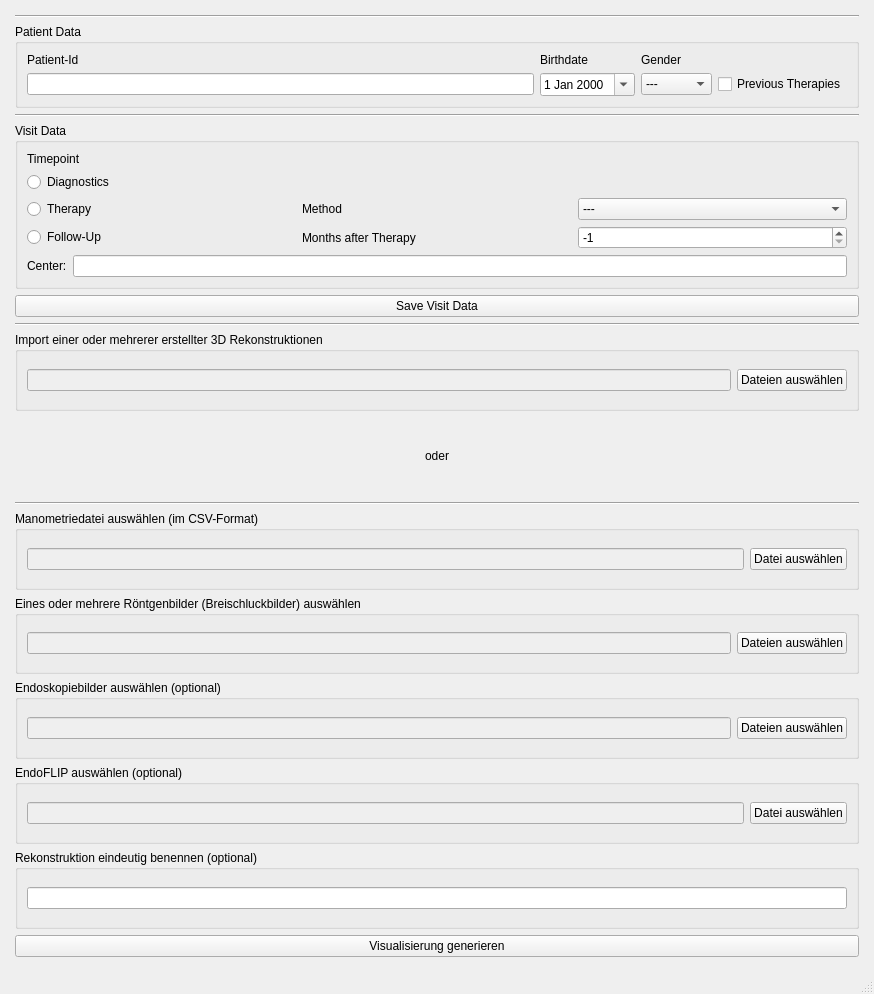
<?xml version="1.0" encoding="UTF-8"?>
<ui version="4.0">
 <class>FileSelection</class>
 <widget class="QMainWindow" name="FileSelection">
  <property name="geometry">
   <rect>
    <x>0</x>
    <y>0</y>
    <width>874</width>
    <height>994</height>
   </rect>
  </property>
  <property name="windowTitle">
   <string>Ösophagus Visualisierung</string>
  </property>
  <widget class="QWidget" name="centralwidget">
   <layout class="QGridLayout" name="gridLayout_4">
    <property name="leftMargin">
     <number>15</number>
    </property>
    <property name="topMargin">
     <number>15</number>
    </property>
    <property name="rightMargin">
     <number>15</number>
    </property>
    <property name="bottomMargin">
     <number>15</number>
    </property>
    <item row="0" column="0">
     <layout class="QGridLayout" name="gridLayout">
      <property name="sizeConstraint">
       <enum>QLayout::SetMinimumSize</enum>
      </property>
      <item row="9" column="0">
       <widget class="Line" name="line">
        <property name="orientation">
         <enum>Qt::Horizontal</enum>
        </property>
       </widget>
      </item>
      <item row="11" column="0">
       <widget class="QGroupBox" name="groupBox_2">
        <property name="title">
         <string>Eines oder mehrere Röntgenbilder (Breischluckbilder) auswählen</string>
        </property>
        <layout class="QGridLayout" name="gridLayout_3">
         <item row="0" column="0">
          <layout class="QHBoxLayout" name="horizontalLayout_2">
           <item>
            <widget class="QLineEdit" name="xray_textfield_all">
             <property name="enabled">
              <bool>false</bool>
             </property>
            </widget>
           </item>
           <item>
            <widget class="QPushButton" name="xray_button_all">
             <property name="text">
              <string>Dateien auswählen</string>
             </property>
            </widget>
           </item>
          </layout>
         </item>
        </layout>
       </widget>
      </item>
      <item row="15" column="0">
       <widget class="QPushButton" name="visualization_button">
        <property name="text">
         <string>Visualisierung generieren</string>
        </property>
       </widget>
      </item>
      <item row="12" column="0">
       <widget class="QGroupBox" name="groupBox_3">
        <property name="title">
         <string>Endoskopiebilder auswählen (optional)</string>
        </property>
        <layout class="QGridLayout" name="gridLayout_4">
         <item row="0" column="0">
          <layout class="QHBoxLayout" name="horizontalLayout_3">
           <item>
            <widget class="QLineEdit" name="endoscopy_textfield">
             <property name="enabled">
              <bool>false</bool>
             </property>
            </widget>
           </item>
           <item>
            <widget class="QPushButton" name="endoscopy_button">
             <property name="text">
              <string>Dateien auswählen</string>
             </property>
            </widget>
           </item>
          </layout>
         </item>
        </layout>
       </widget>
      </item>
      <item row="10" column="0">
       <widget class="QGroupBox" name="groupBox">
        <property name="title">
         <string>Manometriedatei auswählen (im CSV-Format)</string>
        </property>
        <layout class="QGridLayout" name="gridLayout_2">
         <item row="0" column="0">
          <layout class="QHBoxLayout" name="horizontalLayout">
           <item>
            <widget class="QLineEdit" name="csv_textfield">
             <property name="enabled">
              <bool>false</bool>
             </property>
            </widget>
           </item>
           <item>
            <widget class="QPushButton" name="csv_button">
             <property name="text">
              <string>Datei auswählen</string>
             </property>
            </widget>
           </item>
          </layout>
         </item>
        </layout>
       </widget>
      </item>
      <item row="13" column="0">
       <widget class="QGroupBox" name="groupBox_6">
        <property name="title">
         <string>EndoFLIP auswählen (optional)</string>
        </property>
        <layout class="QHBoxLayout" name="horizontalLayout_5">
         <item>
          <widget class="QLineEdit" name="endoflip_textfield">
           <property name="enabled">
            <bool>false</bool>
           </property>
          </widget>
         </item>
         <item>
          <widget class="QPushButton" name="endoflip_button">
           <property name="text">
            <string>Datei auswählen</string>
           </property>
          </widget>
         </item>
        </layout>
       </widget>
      </item>
      <item row="14" column="0">
       <widget class="QGroupBox" name="groupBox_5">
        <property name="title">
         <string>Rekonstruktion eindeutig benennen (optional)</string>
        </property>
        <layout class="QVBoxLayout" name="verticalLayout">
         <item>
          <widget class="QLineEdit" name="visualization_namefield"/>
         </item>
        </layout>
       </widget>
      </item>
      <item row="1" column="0">
       <widget class="Line" name="line_2">
        <property name="orientation">
         <enum>Qt::Horizontal</enum>
        </property>
       </widget>
      </item>
      <item row="8" column="0">
       <widget class="QLabel" name="label">
        <property name="text">
         <string>&lt;html&gt;&lt;head/&gt;&lt;body&gt;&lt;p align=&quot;center&quot;&gt;oder&lt;/p&gt;&lt;/body&gt;&lt;/html&gt;</string>
        </property>
        <property name="scaledContents">
         <bool>false</bool>
        </property>
       </widget>
      </item>
      <item row="7" column="0">
       <widget class="QGroupBox" name="groupBox_4">
        <property name="title">
         <string>Import einer oder mehrerer erstellter 3D Rekonstruktionen</string>
        </property>
        <layout class="QHBoxLayout" name="horizontalLayout_4">
         <item>
          <widget class="QLineEdit" name="import_textfield">
           <property name="enabled">
            <bool>false</bool>
           </property>
          </widget>
         </item>
         <item>
          <widget class="QPushButton" name="import_button">
           <property name="text">
            <string>Dateien auswählen</string>
           </property>
          </widget>
         </item>
        </layout>
       </widget>
      </item>
      <item row="4" column="0">
       <widget class="QGroupBox" name="groupBox_8">
        <property name="title">
         <string>Visit Data</string>
        </property>
        <layout class="QGridLayout" name="gridLayout_8">
         <item row="7" column="0">
          <layout class="QGridLayout" name="gridLayout_9">
           <item row="0" column="1">
            <widget class="QLineEdit" name="center_id_field"/>
           </item>
           <item row="0" column="0">
            <widget class="QLabel" name="label_5">
             <property name="text">
              <string>Center:</string>
             </property>
            </widget>
           </item>
          </layout>
         </item>
         <item row="5" column="0">
          <layout class="QGridLayout" name="gridLayout_7">
           <item row="1" column="0">
            <widget class="QRadioButton" name="diagnostics_radio">
             <property name="text">
              <string>Diagnostics</string>
             </property>
            </widget>
           </item>
           <item row="0" column="0">
            <widget class="QLabel" name="label_2">
             <property name="text">
              <string>Timepoint</string>
             </property>
            </widget>
           </item>
           <item row="2" column="0">
            <widget class="QRadioButton" name="therapy_radio">
             <property name="text">
              <string>Therapy</string>
             </property>
            </widget>
           </item>
           <item row="3" column="0">
            <widget class="QRadioButton" name="follow_up_radio">
             <property name="text">
              <string>Follow-Up</string>
             </property>
            </widget>
           </item>
           <item row="3" column="1">
            <widget class="QLabel" name="label_3">
             <property name="text">
              <string>Months after Therapy</string>
             </property>
            </widget>
           </item>
           <item row="3" column="2">
            <widget class="QSpinBox" name="months_after_therapy_spin">
             <property name="minimum">
              <number>-1</number>
             </property>
             <property name="maximum">
              <number>999</number>
             </property>
             <property name="value">
              <number>-1</number>
             </property>
            </widget>
           </item>
           <item row="2" column="2">
            <widget class="QComboBox" name="method_dropdown">
             <item>
              <property name="text">
               <string>---</string>
              </property>
             </item>
             <item>
              <property name="text">
               <string>Botox</string>
              </property>
             </item>
             <item>
              <property name="text">
               <string>Pneumatische Dilatation 30ml</string>
              </property>
             </item>
             <item>
              <property name="text">
               <string>Pneumatische Dilatation 35ml</string>
              </property>
             </item>
             <item>
              <property name="text">
               <string>Pneumatische Dilatation 40ml</string>
              </property>
             </item>
             <item>
              <property name="text">
               <string>POEM</string>
              </property>
             </item>
             <item>
              <property name="text">
               <string>Laparoskopische Myotomie</string>
              </property>
             </item>
            </widget>
           </item>
           <item row="2" column="1">
            <widget class="QLabel" name="label_4">
             <property name="text">
              <string>Method</string>
             </property>
            </widget>
           </item>
          </layout>
         </item>
        </layout>
       </widget>
      </item>
      <item row="6" column="0">
       <widget class="Line" name="line_4">
        <property name="orientation">
         <enum>Qt::Horizontal</enum>
        </property>
       </widget>
      </item>
      <item row="2" column="0">
       <widget class="QGroupBox" name="groupBox_7">
        <property name="title">
         <string>Patient Data</string>
        </property>
        <layout class="QGridLayout" name="gridLayout_6">
         <item row="0" column="0">
          <layout class="QGridLayout" name="gridLayout_5">
           <item row="1" column="1">
            <widget class="QDateEdit" name="birthdate_calendar">
             <property name="calendarPopup">
              <bool>true</bool>
             </property>
            </widget>
           </item>
           <item row="0" column="1">
            <widget class="QLabel" name="Birthdate">
             <property name="text">
              <string>Birthdate</string>
             </property>
            </widget>
           </item>
           <item row="0" column="0">
            <widget class="QLabel" name="patientId">
             <property name="text">
              <string>Patient-Id</string>
             </property>
            </widget>
           </item>
           <item row="1" column="3">
            <widget class="QCheckBox" name="previous_therapies_check">
             <property name="text">
              <string>Previous Therapies</string>
             </property>
            </widget>
           </item>
           <item row="1" column="0">
            <widget class="QLineEdit" name="patient_id_field"/>
           </item>
           <item row="0" column="2">
            <widget class="QLabel" name="gender">
             <property name="text">
              <string>Gender</string>
             </property>
            </widget>
           </item>
           <item row="1" column="2">
            <widget class="QComboBox" name="gender_dropdown">
             <item>
              <property name="text">
               <string>---</string>
              </property>
             </item>
             <item>
              <property name="text">
               <string>Male</string>
              </property>
             </item>
             <item>
              <property name="text">
               <string>Female</string>
              </property>
             </item>
             <item>
              <property name="text">
               <string>Divers</string>
              </property>
             </item>
            </widget>
           </item>
          </layout>
         </item>
        </layout>
       </widget>
      </item>
      <item row="3" column="0">
       <widget class="Line" name="line_3">
        <property name="orientation">
         <enum>Qt::Horizontal</enum>
        </property>
       </widget>
      </item>
      <item row="5" column="0">
       <widget class="QPushButton" name="visit_data_button">
        <property name="text">
         <string>Save Visit Data</string>
        </property>
       </widget>
      </item>
     </layout>
    </item>
   </layout>
  </widget>
  <widget class="QMenuBar" name="menubar">
   <property name="geometry">
    <rect>
     <x>0</x>
     <y>0</y>
     <width>874</width>
     <height>21</height>
    </rect>
   </property>
  </widget>
  <widget class="QStatusBar" name="statusbar"/>
 </widget>
 <resources/>
 <connections/>
</ui>
